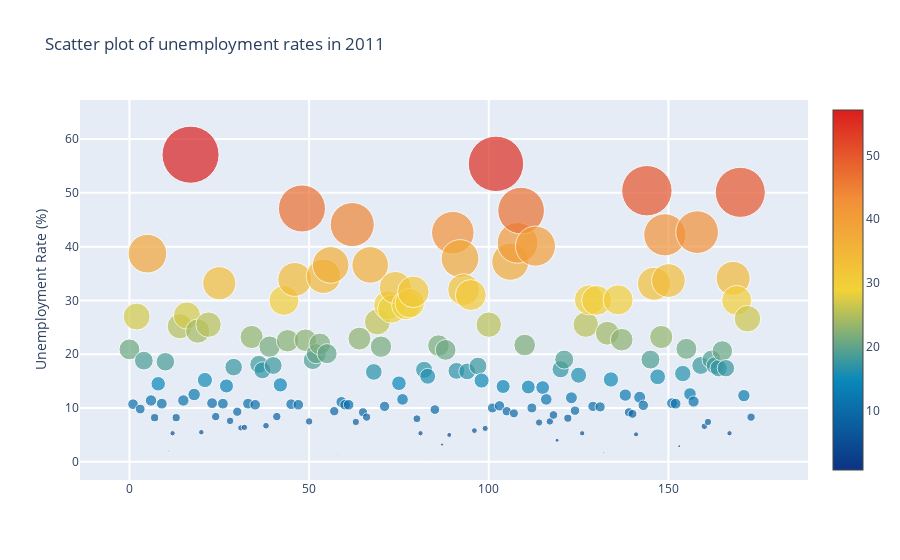

Notebook code cell kept with this figure:
### Code cell
l1=[]
trace1= go.Scatter(
        y= df_country['2011'],
        mode= 'markers',
        name='Unemployment (%)',
        marker= dict(size= df_country['2011'].values,
                    line= dict(width=1),
                    color= df_country['2011'].values,
                    opacity= 0.7,
                    colorscale='Portland',
                    showscale=True),
        text= df_country['Country Name'].values) # The hover text goes here... 
l1.append(trace1);

layout= go.Layout(
    title= 'Scatter plot of unemployment rates in 2011',
    hovermode= 'closest',
    xaxis= dict(
#        title= 'Pop',
        ticklen= 5,
        zeroline= False,
        gridwidth= 2,
    ),
    yaxis=dict(
        title= 'Unemployment Rate (%)',
        ticklen= 5,
        gridwidth= 2,
    ),
    showlegend= False
)
fig= go.Figure(data=l1, layout=layout)
py.iplot(fig)

### Figure 1 — Plotly figure (JSON) as saved in the notebook; plotly's stock layout.template omitted (floating-point values rounded to 4 significant figures; data arrays with more than 128 entries replaced by an {"elided": "..."} marker saying what was removed)
{"data": [{"marker": {"color": {"elided": "174 float values"}, "colorscale": [[0, "rgb(12,51,131)"], [0.25, "rgb(10,136,186)"], [0.5, "rgb(242,211,56)"], [0.75, "rgb(242,143,56)"], [1, "rgb(217,30,30)"]], "line": {"width": 1}, "opacity": 0.7, "showscale": true, "size": {"elided": "174 float values"}}, "mode": "markers", "name": "Unemployment (%)", "text": {"elided": "174 str values"}, "type": "scatter", "y": {"elided": "174 float values"}}], "layout": {"hovermode": "closest", "showlegend": false, "title": {"text": "Scatter plot of unemployment rates in 2011"}, "xaxis": {"gridwidth": 2, "ticklen": 5, "zeroline": false}, "yaxis": {"gridwidth": 2, "ticklen": 5, "title": {"text": "Unemployment Rate (%)"}}}}
